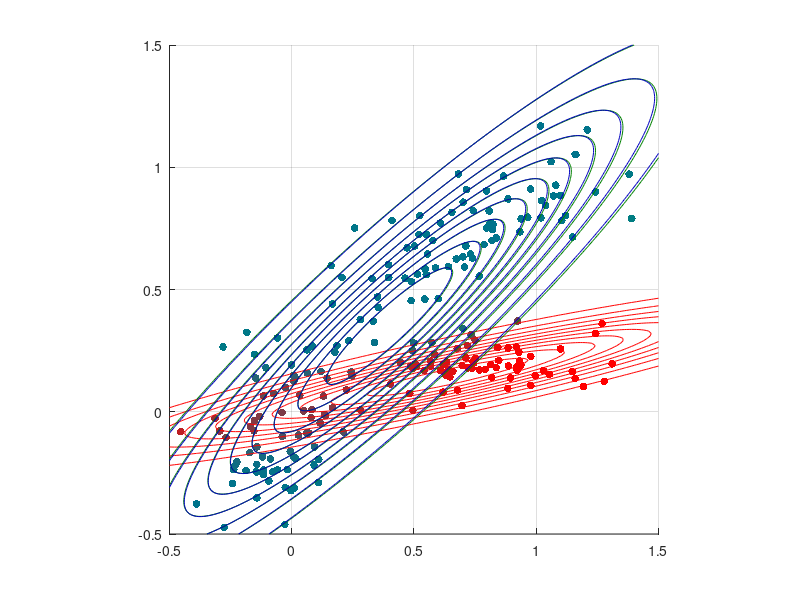

Write MATLAB code to recreate this figure.
#!/usr/bin/octave-cli

## (C) 2021 Pablo Alvarado
## Escuela de Ing. Electrónica
## Tecnológico de Costa Rica
## Curso: EL5857 Aprendizaje Automático


## Ejemplo de Expectation-Maximization con GMM

1;

pkg load statistics;
%graphics_toolkit("gnuplot"); # Without this no contour is saved!


function showGMM(X,Mus,Sigmas,Phis,w)
  colors=[1  ,0  ,0   ;
          0  ,0.5,0   ;
          0  ,0  ,0.75;
          0.2,0.2,0.2;
          0  ,0.5,0.5;
          0.5,0  ,0.5;
          0.5,0.5,0];
  [xx,yy]=meshgrid(-0.5:0.01:1.5, -0.5:0.01:1.5);
  k=rows(Mus);
  scatter(X(:,1),X(:,2),32,w,"filled");
  hold on;
  g=zeros(size(xx));
  for j=1:k
    cg=reshape(Phis(j)*mvnpdf([xx(:),yy(:)],Mus(j,:),Sigmas(:,:,j)),size(xx));
    ##contour(xx,yy,cg,colors(mod(j-1,7)+1));
    contour(xx,yy,cg,"linecolor",colors(mod(j-1,7)+1,:));
    g=g+cg;
  endfor;
  %contour(xx,yy,g,'b');
  axis([-0.5 1.5 -0.5 1.5]);
  daspect([1,1,1])
  grid;
endfunction;
  

% emsteps
% X: input vectors, each one in a row
% k: number of gaussian distributions
function w=emsteps(X,k)
  m=rows(X);
  n=columns(X);
  Sigmas=repmat(0.005*eye(n,n),1,1,k);
  Mus=[];

  %% Random initialization
  randomInit=true;
  if (randomInit)
    mins=min(X);
    maxs=max(X);
    deltas=maxs-mins;
    Mus=rand(k,n).*deltas + mins;
  else
    [idx,centers,sumd,dist]=kmeans(X,k);
    Mus=centers;
  endif
  
  %% For now, all distributions are equiprobable
  
  Phis=ones(1,k);
  Phis=Phis/sum(Phis);

  w=zeros(m,k);
  lastLlh=-realmax();
  for iter=1:500
    % E Step
    for j=1:k
      w(:,j)=mvnpdf(X,Mus(j,:),Sigmas(:,:,j))*Phis(j);
    endfor;
    w = w./sum(w,2);

    % M Step
    Phis = sum(w)/m;

    epsilon=0.0001;
    for j=1:k
      Denom=max(epsilon,sum(w(:,j)));
      Mus(j,:)=sum(X.*w(:,j))/Denom;
      Sigmas(:,:,j)=(X.*w(:,j))'*X/Denom;

      %% Evite que Sigma se haga singular
      Sigmas(:,:,j)+=eye(size(Sigmas(:,:,j)))*epsilon;
    endfor;

    % Calcule la verosimilitud para evaluar covergencia
    ell=zeros(m,1);
    for j=1:k
      ell += w(:,j).*log( (mvnpdf(X,Mus(j,:),Sigmas(:,:,j))*Phis(j))./w(:,j) );
    endfor;

    llh=sum(ell);
    delta=abs(llh-lastLlh);
    lastLlh=llh;
    hold off;
    printf("Iteracion %i: log likelyhood %f (delta %f)\n",iter,llh,delta);
    showGMM(X,Mus,Sigmas,Phis,w);
    fflush(stdout);
    pause(0.1);
    if (delta<1e-5) break; endif;
  endfor;
  
endfunction;

# Genere datos a partir de 3 distribuciones gaussianas

# Parámetros de primera distribución
mu1=[0.7 0.7];

# Se=le => SE=EL => S=ELE'
e1=[sqrt(3)/2,1/2];
e2=[-e1(2),e1(1)];
E=[e1;e2]';
Sigma1=E*diag([0.1,0.01])*E';

# Parámetros de segunda distribución
mu2=[0,-0.1];

e1=[-sqrt(3)/2,1/2];
e2=[-e1(2),e1(1)];
E=[e1;e2]';
Sigma2=E*diag([0.02,0.04])*E';

# Parámetros de tercera distribución
mu3=[0.8,0.2];

e1=[1,0];
e2=[-e1(2),e1(1)];
E=[e1;e2]';
Sigma3=E*diag([0.05,0.005])*E';

N=75;
P1=mvnrnd(mu1,Sigma1,N);
P2=mvnrnd(mu2,Sigma2,N);
P3=mvnrnd(mu3,Sigma3,N);

P=[P1;P2;P3];

hold off;


w=emsteps(P,3);
